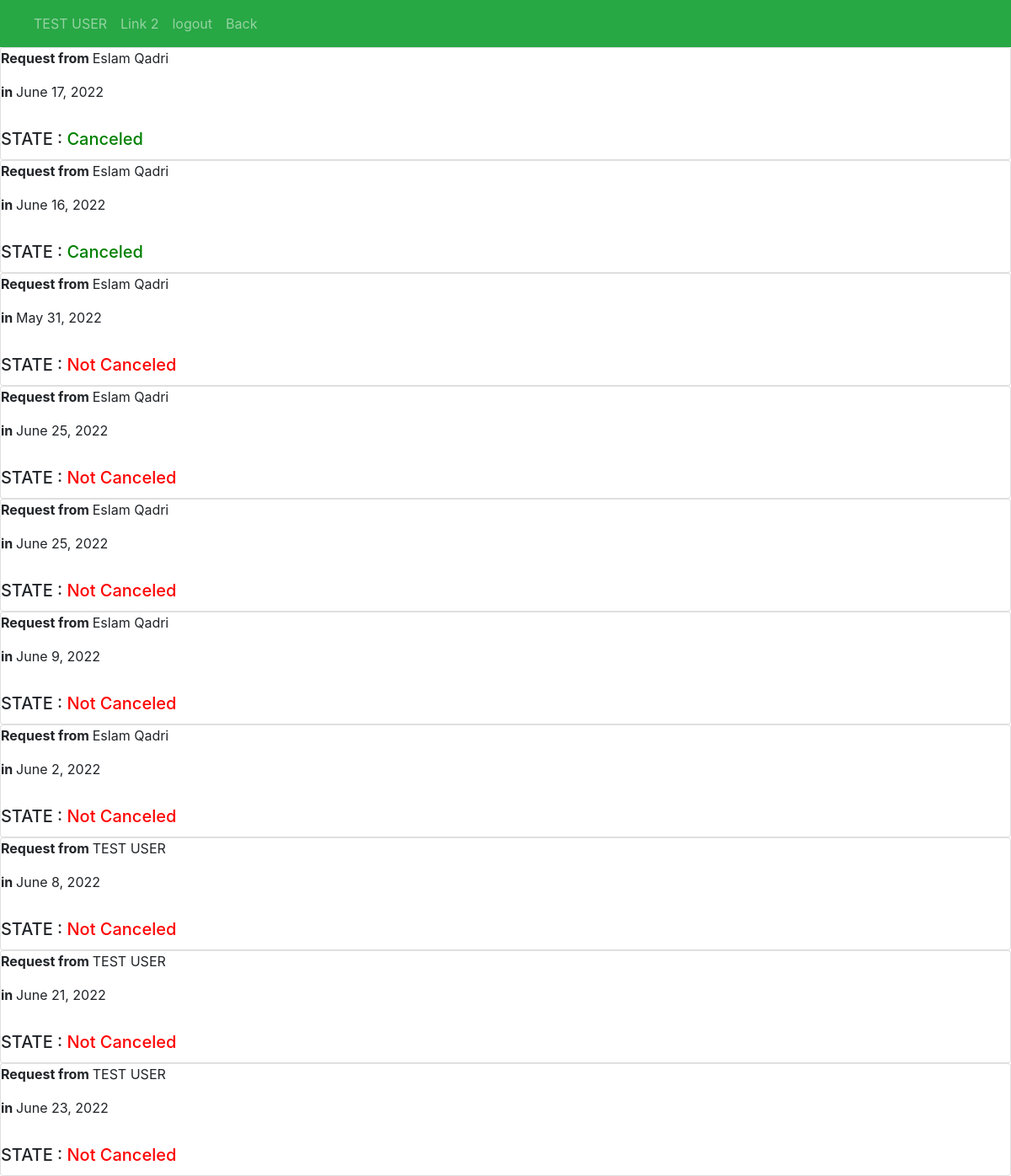
/Cancel (signed in), run on the app's committed database.
### aposite/models.py (models this page shows)
class appointments(models.Model):
    user = models.ForeignKey(User,on_delete=models.PROTECT)
    Reserve = models.DateField()
    Cancel =models.BooleanField(default=False)
    approve= models.BooleanField(default=False)
    make_as_missed = models.BooleanField(default=False)
    make_as_finished= models.BooleanField(default=False)

### aposite/views.py (the view)
# urls.py: path("Cancel",views.Cancel,name='Cancel'),
@login_required(login_url='login')
def Cancel(request):
    user= request.user
    query=appointments.objects.all()
    return render(request, 'admin_view/Cancel.html',{'user':user,'query':query})

### aposite/templates/admin_view/Cancel.html (shortened to what this page needs)
{%load static%}
<!DOCTYPE html>
<html lang="en">
    <head>
        <link rel="stylesheet" href="https://maxcdn.bootstrapcdn.com/bootstrap/4.0.0/css/bootstrap.min.css">
    </head>
    <body>
        <nav class="navbar navbar-expand-sm bg-success navbar-dark">
            <ul class="navbar-nav">
              <li class="nav-item">
                <a class="nav-link" href="#">{{user.first_name}} {{user.last_name}}</a>
              </li>
              <li class="nav-item">
                <a class="nav-link" href="#">Link 2</a>
              </li>
              <li class="nav-item">
                <a class="nav-link" href="{% url 'logout' %}">logout</a>
              </li>
              <li class="nav-item">
                <a class="nav-link" href="{% url 'AdminViwe' %}">Back</a>
              </li>
            </ul>
          </nav>
          {%for i in query %}
          <div class=" row-3">
            <div class="card" >
               <p><strong> Request from </strong>  {{i.user.first_name}} {{i.user.last_name}}</p>
               <p><strong>in </strong> {{i.Reserve}}<P>
                {% if  i.Cancel %}
            <h5 class="card-title">STATE : <span style="color: green">Canceled </span></h5>
              {%else%}
              <h5 class="card-title" >STATE : <span style="color: red">Not Canceled</span></h5>
              {%endif%}
              </div>
            </div>
              {%endfor%}
</body>
</html>

### data on the page
appointments: user.first_name "Eslam", user.last_name "Qadri", Reserve "June 17, 2022", shows "STATE :", Cancel "Canceled"
appointments: user.first_name "Eslam", user.last_name "Qadri", Reserve "June 16, 2022", shows "STATE :", Cancel "Canceled"
appointments: user.first_name "Eslam", user.last_name "Qadri", Reserve "May 31, 2022", shows "STATE :", Cancel "Not Canceled"
appointments: user.first_name "Eslam", user.last_name "Qadri", Reserve "June 25, 2022", shows "STATE :", Cancel "Not Canceled"
appointments: user.first_name "Eslam", user.last_name "Qadri", Reserve "June 25, 2022", shows "STATE :", Cancel "Not Canceled"
appointments: user.first_name "Eslam", user.last_name "Qadri", Reserve "June 9, 2022", shows "STATE :", Cancel "Not Canceled"
appointments: user.first_name "Eslam", user.last_name "Qadri", Reserve "June 2, 2022", shows "STATE :", Cancel "Not Canceled"
appointments: user.first_name "TEST", user.last_name "USER", Reserve "June 8, 2022", shows "STATE :", Cancel "Not Canceled"
appointments: user.first_name "TEST", user.last_name "USER", Reserve "June 21, 2022", shows "STATE :", Cancel "Not Canceled"
appointments: user.first_name "TEST", user.last_name "USER", Reserve "June 23, 2022", shows "STATE :", Cancel "Not Canceled"

### other printed values
{{ user.first_name }} "TEST"
{{ user.last_name }} "USER"
